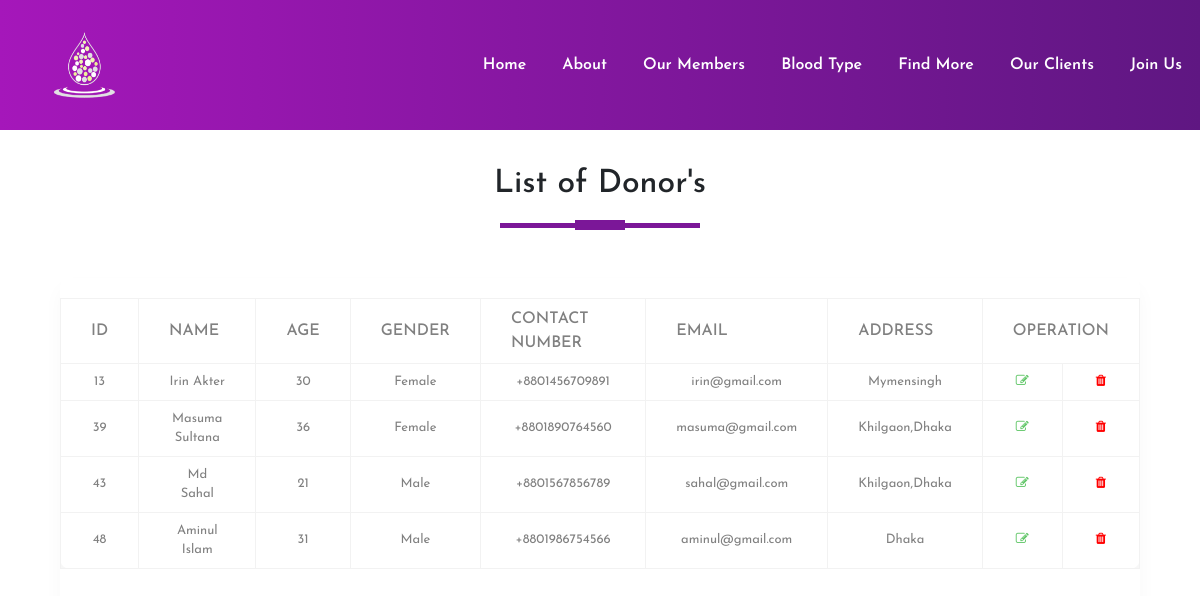
Page /php/next2.php on the committed database.
### tables this page shows
CREATE TABLE `donorinfo` (
  `id` int(11) NOT NULL,
  `name` varchar(100) NOT NULL,
  `Date_of_birth` date NOT NULL,
  `age` int(100) NOT NULL,
  `bloodgroup` varchar(100) NOT NULL,
  `gender` varchar(100) NOT NULL,
  `Contact_number` varchar(14) NOT NULL,
  `email` varchar(100) NOT NULL,
  `address` varchar(150) NOT NULL,
  `Covid19_affected` varchar(100) NOT NULL
);

### php/next2.php (the view, shortened to what this page needs)
<!DOCTYPE html>
<html>
<head>
  <link rel="stylesheet" type="text/css" href="../css/styles.css">
  <link rel="stylesheet" href="https://maxcdn.bootstrapcdn.com/bootstrap/4.5.2/css/bootstrap.min.css">
<link rel="stylesheet" href="https://cdnjs.cloudflare.com/ajax/libs/font-awesome/4.7.0/css/font-awesome.min.css" />
</head>
<body>
<section id="nav-bar">
<nav class="navbar navbar-expand-lg navbar-light">
    <a class="navbar-brand" href="#"><img src="../image/log.png" width="80px"></a>
    <div class="collapse navbar-collapse" id="navbarNav">
      <ul class="navbar-nav ml-auto">
        <li class="nav-item">
          <a class="nav-link" aria-current="page" href="index1.php">Home</a>
        </li>
        <li class="nav-item">
          <a class="nav-link" href="about.php">About</a>
        </li>
        <li class="nav-item">
          <a class="nav-link" href="members.php">Our Members</a>
        </li>
        <li class="nav-item">
          <a class="nav-link" href="userinfo.php" >Blood Type</a>
        </li>
        <li class="nav-item">
          <a class="nav-link" href="search.php" >Find More</a>
        </li>
        <li class="nav-item">
          <a class="nav-link" href="receiver.php">Our Clients</a>
        </li>
        <li class="nav-item">
          <a class="nav-link" href="registration.php" >Join Us</a>
        </li>
      </ul>
    </div>
</nav>
<div class="main-div">
    <h2 class="title text-center">List of Donor's</h2>
    <div class="center-div">
        <div class="table-responsive">
            <table>
                <thead>
                    <tr>
                        <th>ID</th>
                        <th>Name</th>
                        <th>Age</th>
                        <th>Gender</th>
                        <th>Contact Number</th>
                        <th>Email</th>
                        <th>Address</th>
                        <th colspan="2">Operation</th>
                    </tr>
                </thead>
                <tbody>
                <?php
include 'connection.php';
$selectquery="select * from donorinfo where bloodgroup='B+'";
$query=mysqli_query($con,$selectquery);
while($res=mysqli_fetch_array($query))
{
    ?>
    <tr>
    <td><?php echo $res['id']?></td>
    <td><?php echo $res['name']?></td>
    <td><?php echo $res['age']?></td>
    <td><?php echo $res['gender']?></td>
    <td><?php echo $res['Contact_number']?></td>
    <td><?php echo $res['email']?></td>
    <td><?php echo $res['address']?></td>
    <td><a href="update2.php?id=<?php echo $res['id']?>"> <data-toggle="tooltip" data-placement="top" title="UPDATE"> <i class="fa fa-edit" aria-hidden="true"></i></td>
    <td><i class="fa fa-trash" aria-hidden="true"></i></a></td>
</tr>
<?php
}
?>
                </tbody>
            </table>
        </div>
</div>
</div>
</body>
</html>

### css/styles.css (style rules this page uses)
* { margin:0; padding:0; box-sizing:border-box; font-family:'Josefin Sans',sans-serif; }
#nav-bar { position:sticky; top:0; z-index:10; }
.navbar { padding:0!important; background-image: linear-gradient(to right,#a517ba,#5f1782); }
.navbar-brand img { padding-left:20px; height:120px; width:150px; }
.navbar-nav li { padding:0 10px; }
.navbar-nav li a { color:#fff!important; font-weight:600; }
table { border-collapse:collapse; background-color:#fff; box-shadow:0 10px 0 rgba(0,0,0,.03); border-radius:10px; margin:auto; }
th,td { border:1px solid #f2f2f2; padding:8px 30px; text-align:center; color:grey; }
th { text-transform:uppercase; font-weight:500; }
td { font-size:13px; }
.main-div { width:100%; height:100vh; display:flex; flex-direction:column; justify-content:center; align-items:center; }
.main-div h2 { padding:5px; margin-top:25px; text-decoration:uppercase; }
.title::before { content:''; background:#7b1798; height:5px; width:200px; margin-left:auto; margin-right:auto; display:block; transform:translateY(63px); }
.title::after { content:''; background:#7b1798; height:10px; width:50px; margin-left:auto; margin-right:auto; margin-bottom:40px; display:block; transform:translateY(17px); }
.center-div { width:90%; height:80vh; padding:20px 0 0 0; box-shadow:0 10px 20px 0 rgba(0,0,0,.03); border-radius:10px; margin:auto; }
.fa { font-size:18px; }
.fa-edit { color:#63c76a; }
.fa-trash { color:#ff0000; }

### rows in the picture
donorinfo: id "13", name "Irin Akter", age "30", gender "Female", Contact_number "+8801456709891", email "irin@gmail.com", address "Mymensingh"
donorinfo: id "39", name "Masuma Sultana", age "36", gender "Female", Contact_number "+8801890764560", email "masuma@gmail.com", address "Khilgaon,Dhaka"
donorinfo: id "43", name "Md Sahal", age "21", gender "Male", Contact_number "+8801567856789", email "sahal@gmail.com", address "Khilgaon,Dhaka"
donorinfo: id "48", name "Aminul Islam", age "31", gender "Male", Contact_number "+8801986754566", email "aminul@gmail.com", address "Dhaka"
